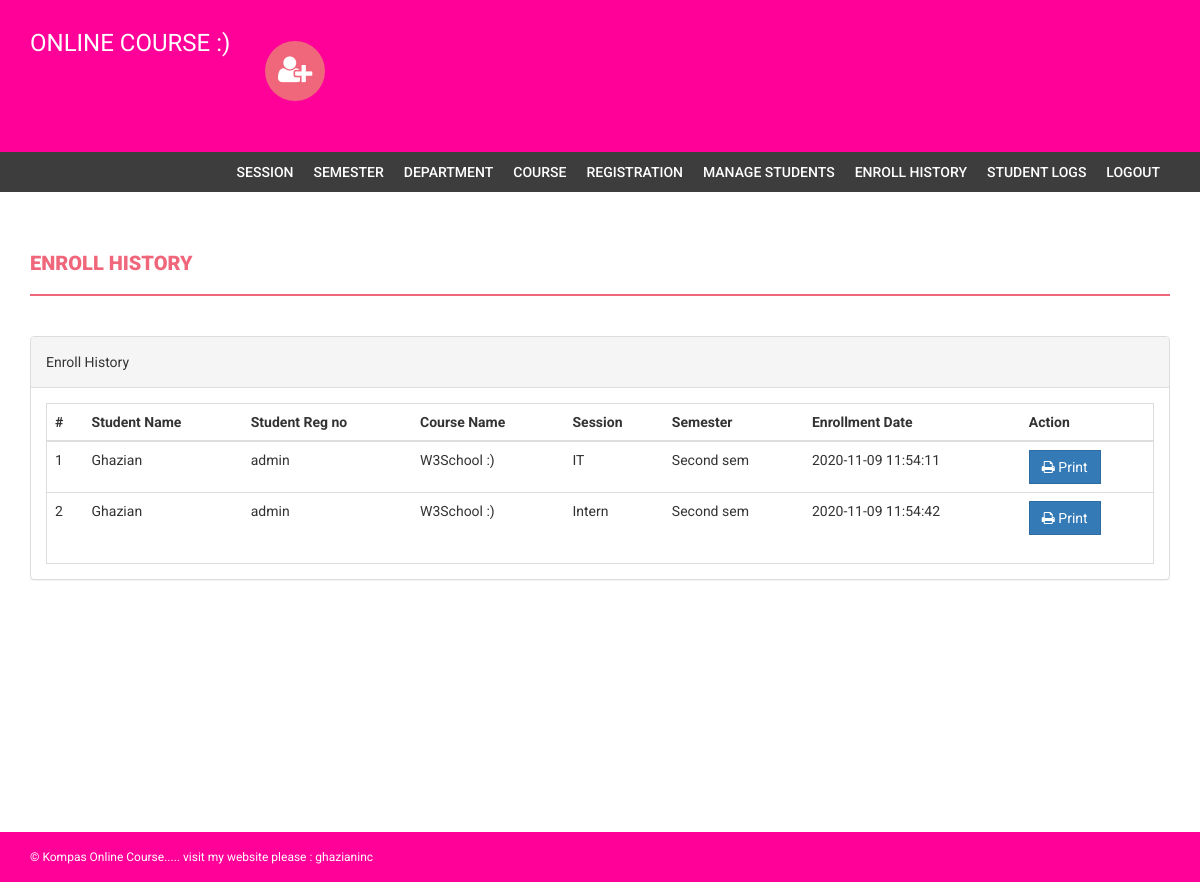
Page /admin/enroll-history.php (signed in) on the committed database.
### tables this page shows
CREATE TABLE `courseenrolls` (
  `id` int(11) NOT NULL,
  `studentRegno` varchar(255) DEFAULT NULL,
  `pincode` varchar(255) DEFAULT NULL,
  `session` int(11) DEFAULT NULL,
  `department` int(11) DEFAULT NULL,
  `level` int(11) DEFAULT NULL,
  `semester` int(11) DEFAULT NULL,
  `course` int(11) DEFAULT NULL,
  `enrollDate` timestamp NULL DEFAULT current_timestamp()
);

CREATE TABLE `students` (
  `StudentRegno` varchar(255) NOT NULL,
  `studentPhoto` varchar(255) DEFAULT NULL,
  `password` varchar(255) DEFAULT NULL,
  `studentName` varchar(255) DEFAULT NULL,
  `pincode` varchar(255) DEFAULT NULL,
  `session` varchar(255) DEFAULT NULL,
  `department` varchar(255) DEFAULT NULL,
  `semester` varchar(255) DEFAULT NULL,
  `cgpa` decimal(10,2) DEFAULT NULL,
  `creationdate` timestamp NULL DEFAULT current_timestamp(),
  `updationDate` varchar(255) DEFAULT NULL
);

CREATE TABLE `course` (
  `id` int(11) NOT NULL,
  `courseCode` varchar(255) DEFAULT NULL,
  `courseName` varchar(255) DEFAULT NULL,
  `courseUnit` varchar(255) DEFAULT NULL,
  `noofSeats` int(11) DEFAULT NULL,
  `creationDate` timestamp NULL DEFAULT current_timestamp(),
  `updationDate` varchar(255) DEFAULT NULL
);

CREATE TABLE `department` (
  `id` int(11) NOT NULL,
  `department` varchar(255) DEFAULT NULL,
  `creationDate` timestamp NULL DEFAULT current_timestamp()
);

CREATE TABLE `semester` (
  `id` int(11) NOT NULL,
  `semester` varchar(255) DEFAULT NULL,
  `creationDate` timestamp NULL DEFAULT current_timestamp(),
  `updationDate` varchar(255) DEFAULT NULL
);

### admin/enroll-history.php (the view, shortened to what this page needs)
<?php
if(strlen($_SESSION['alogin'])==0)
    {
header('location:index.php');
}
else{
?>
<!DOCTYPE html>
<html xmlns="http://www.w3.org/1999/xhtml">
<head>
    <link href="assets/css/bootstrap.css" rel="stylesheet" />
    <link href="assets/css/font-awesome.css" rel="stylesheet" />
    <link href="assets/css/style.css" rel="stylesheet" />
</head>
<body>
<?php include('includes/header.php');?>
<?php if($_SESSION['alogin']!="")
{
 include('includes/menubar.php');
}
 ?>
    <div class="content-wrapper">
        <div class="container">
              <div class="row">
                    <div class="col-md-12">
                        <h1 class="page-head-line">Enroll History  </h1>
                    </div>
                </div>
                <div class="row" >
                <div class="col-md-12">
                    <div class="panel panel-default">
                        <div class="panel-heading">
                           Enroll History
                        </div>
                        <div class="panel-body">
                            <div class="table-responsive table-bordered">
                                <table class="table">
                                    <thead>
                                        <tr>
                                            <th>#</th>
                                                 <th>Student Name </th>
                                                    <th>Student Reg no </th>
                                            <th>Course Name </th>
                                            <th>Session </th>
                                                <th>Semester</th>
                                             <th>Enrollment Date</th>
                                             <th>Action</th>
                                        </tr>
                                    </thead>
                                    <tbody>
<?php
$sql=mysqli_query($con,"select courseenrolls.course as cid, course.courseName as courname,session.session as session,department.department as dept,courseenrolls.enrollDate as edate ,semester.semester as sem,students.studentName as sname,students.StudentRegno as sregno from courseenrolls join course on course.id=courseenrolls.course join session on session.id=courseenrolls.session join department on department.id=courseenrolls.department   join semester on semester.id=courseenrolls.semester join students on students.StudentRegno=courseenrolls.studentRegno ");
$cnt=1;
while($row=mysqli_fetch_array($sql))
{
?>
                                        <tr>
                                            <td><?php echo $cnt;?></td>
                                              <td><?php echo htmlentities($row['sname']);?></td>
                                            <td><?php echo htmlentities($row['sregno']);?></td>
                                            <td><?php echo htmlentities($row['courname']);?></td>
                                            <td><?php echo htmlentities($row['dept']);?></td>
                                            <td><?php echo htmlentities($row['sem']);?></td>
                                             <td><?php echo htmlentities($row['edate']);?></td>
                                            <td>
                                            <a href="print.php?id=<?php echo $row['cid']?>" target="_blank">
<button class="btn btn-primary"><i class="fa fa-print "></i> Print</button> </a>
                                            </td>
                                        </tr>
<?php
$cnt++;
} ?>
                                    </tbody>
                                </table>
                            </div>
                        </div>
                    </div>
                </div>
            </div>
        </div>
    </div>
  <?php include('includes/footer.php');?>
</body>
</html>
<?php } ?>

### admin/assets/css/style.css (style rules this page uses)
body { font-family: 'Roboto', sans-serif; line-height: 30px; }
.content-wrapper { margin-top: 40px; min-height: 600px; padding-bottom: 60px; }
.page-head-line { font-weight: 900; padding-bottom: 20px; border-bottom: 2px solid #F0677C; text-transform: uppercase; color: #F0677C; font-size: 20px; margin-bottom: 40px; }
.btn { border-radius: 0px; -webkit-border-radius: 0px; -moz-border-radius: 0px; }

### rows in the picture
courseenrolls: students.studentName "Ghazian", students.StudentRegno "admin", course.courseName "W3School :)", department.department "IT", semester.semester "Second sem", enrollDate "2020-11-09 11:54:11"
courseenrolls: students.studentName "Ghazian", students.StudentRegno "admin", course.courseName "W3School :)", department.department "Intern", semester.semester "Second sem", enrollDate "2020-11-09 11:54:42"
